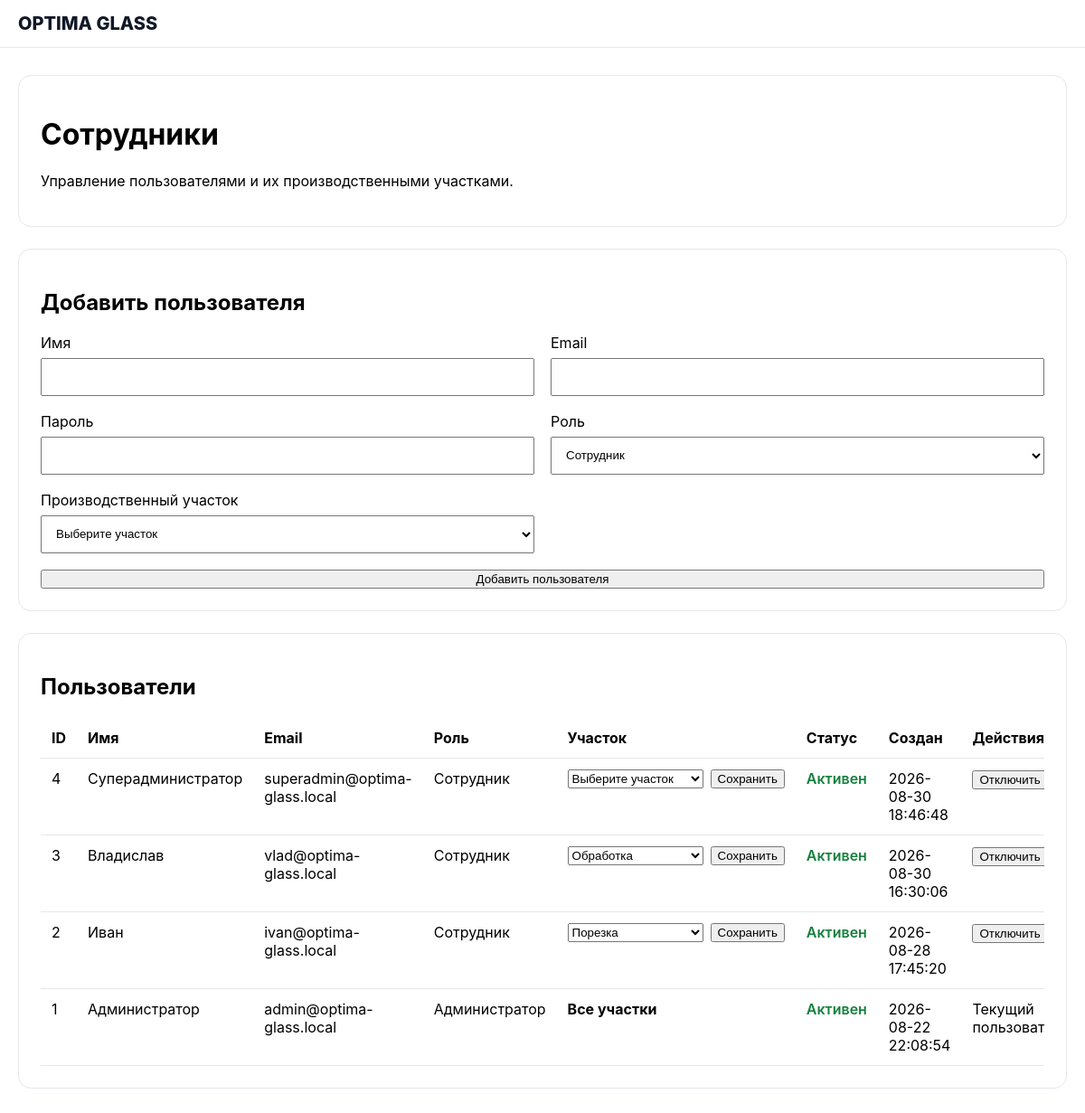
The app's page /employees.php (signed in), older data.
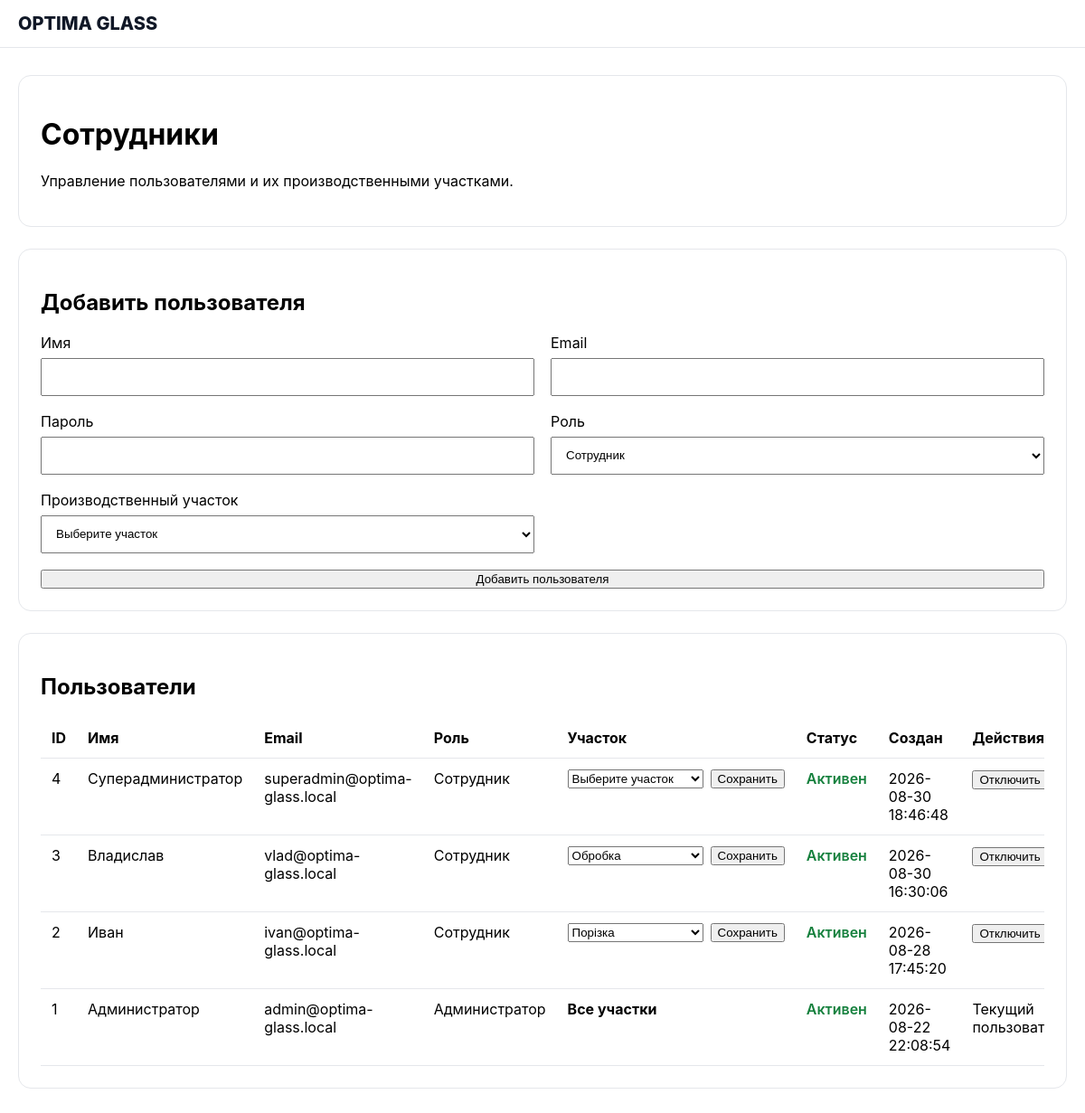
The same page, newer data.
### tables this page shows
CREATE TABLE users (
        id INTEGER PRIMARY KEY AUTOINCREMENT,
        name TEXT NOT NULL,
        email TEXT NOT NULL UNIQUE,
        password TEXT NOT NULL,
        role TEXT NOT NULL DEFAULT 'employee',
        active INTEGER NOT NULL DEFAULT 1,
        created_at TEXT NOT NULL DEFAULT CURRENT_TIMESTAMP
    , stage_id INTEGER REFERENCES production_stages(id));

CREATE TABLE production_stages (
    id INTEGER PRIMARY KEY AUTOINCREMENT,
    name TEXT NOT NULL UNIQUE,
    active INTEGER NOT NULL DEFAULT 1,
    created_at TEXT NOT NULL DEFAULT CURRENT_TIMESTAMP
, execution_mode TEXT NOT NULL DEFAULT 'single');

### public/employees.php (the view, shortened to what the changed rows need)
<?php
require __DIR__ . '/../src/db.php';
function e(?string $value): string
{
    return htmlspecialchars($value ?? '', ENT_QUOTES, 'UTF-8');
}
function roleLabel(string $role): string
{
    return $role === 'admin'
        ? 'Администратор'
        : 'Сотрудник';
}
$stageStmt = $db->query("
    SELECT id, name
    FROM production_stages
    WHERE active = 1
    ORDER BY id
");
$stages = $stageStmt->fetchAll(PDO::FETCH_ASSOC);
$userStmt = $db->query("
    SELECT
        u.id,
        u.name,
        u.email,
        u.role,
        u.active,
        u.stage_id,
        u.created_at,
        ps.name AS stage_name
    FROM users u
    LEFT JOIN production_stages ps
        ON ps.id = u.stage_id
    ORDER BY u.id DESC
");
$users = $userStmt->fetchAll(PDO::FETCH_ASSOC);
?>
<!DOCTYPE html>
<html lang="ru">
<head>
    <link
        rel="stylesheet"
        href="/assets/css/app.css"
    >
</head>
<body>
<main class="employees-page">
    <div class="employees-card">
        <h1>Сотрудники</h1>
    </div>
    <section class="employees-card">
        <h2>Добавить пользователя</h2>
    </section>
    <section class="employees-card">
        <h2>Пользователи</h2>
        <?php if (!$users): ?>
            <p>
                Пользователей пока нет.
            </p>
        <?php else: ?>
            <div class="employees-table-wrap">
                <table class="employees-table">
                    <thead>
                        <tr>
                            <th>ID</th>
                            <th>Имя</th>
                            <th>Email</th>
                            <th>Роль</th>
                            <th>Участок</th>
                            <th>Статус</th>
                            <th>Создан</th>
                            <th>Действия</th>
                        </tr>
                    </thead>
                    <tbody>
                    <?php foreach ($users as $user): ?>
                        <tr>
                            <td>
                                <?= (int) $user['id'] ?>
                            </td>
                            <td>
                                <?= e($user['name']) ?>
                            </td>
                            <td>
                                <?= e($user['email']) ?>
                            </td>
                            <td>
                                <?= e(roleLabel($user['role'])) ?>
                            </td>
                            <td>
                                <?php if ($user['role'] === 'admin'): ?>
                                    <strong>
                                        Все участки
                                    </strong>
                                <?php else: ?>
                                    <form
                                        method="post"
                                        class="stage-form"
                                    >
                                        <select
                                            name="stage_id"
                                            required
                                        >
                                            <?php foreach ($stages as $stage): ?>
                                                <option
                                                    value="<?= (int) $stage['id'] ?>"
                                                    <?= (int) $user['stage_id'] === (int) $stage['id'] ? 'selected' : '' ?>
                                                >
                                                    <?= e($stage['name']) ?>
                                                </option>
                                            <?php endforeach; ?>
                                        </select>
                                        <button type="submit">
                                            Сохранить
                                        </button>
                                    </form>
                                <?php endif; ?>
                            </td>
                            <td>
                                <?php if ((int) $user['active'] === 1): ?>
                                    <span class="employee-active">
                                        Активен
                                    </span>
                                <?php else: ?>
                                    <span class="employee-inactive">
                                        Отключён
                                    </span>
                                <?php endif; ?>
                            </td>
                            <td>
                                <?= e($user['created_at']) ?>
                            </td>
                            <td>
                                <?php if (
                                    (int) $user['id'] !==
                                    (int) $_SESSION['user_id']
                                ): ?>
                                    <form method="post">
                                        <button type="submit">
                                            <?php if (
                                                (int) $user['active'] === 1
                                            ): ?>
                                                Отключить
                                            <?php else: ?>
                                                Включить
                                            <?php endif; ?>
                                        </button>
                                    </form>
                                <?php else: ?>
                                    <span>
                                        Текущий пользователь
                                    </span>
                                <?php endif; ?>
                            </td>
                        </tr>
                    <?php endforeach; ?>
                    </tbody>
                </table>
            </div>
        <?php endif; ?>
    </section>
</main>
</body>
</html>

Row changes from the older to the newer data that the page shows:
changed through a linked row, users "Владислав": stage_id "Обработка" → "Обробка"
changed through a linked row, users "Иван": stage_id "Порезка" → "Порізка"
